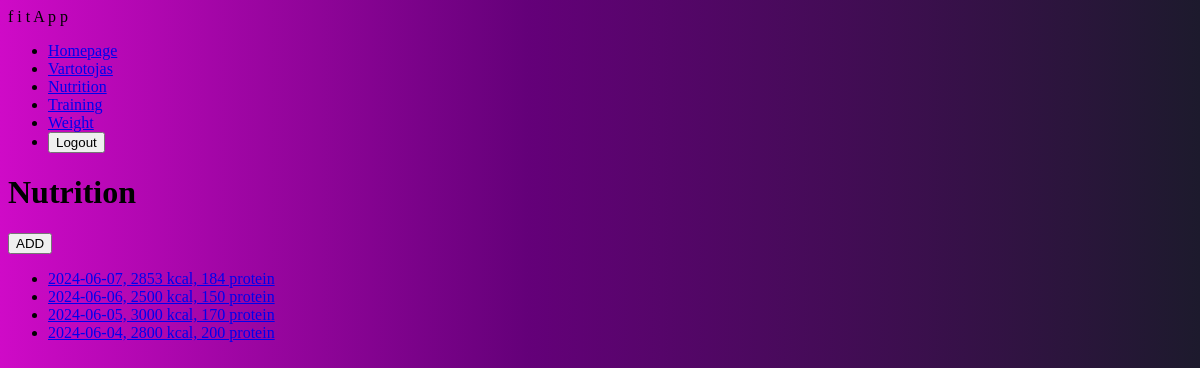
Page /fitness/nutrition/ (signed in) on the earlier database version.
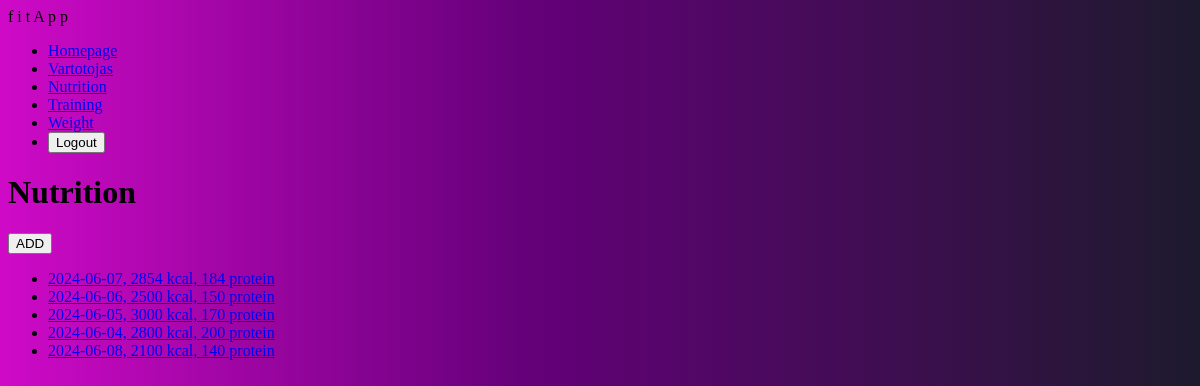
Same page on the later database version.
### fitness/models.py (models this page shows, shortened)
class DayOfEating(models.Model):
    date = models.DateField('Date', default=date.today)
    kcal = models.IntegerField('Calories', blank=True, null=True)
    protein = models.IntegerField('Protein', blank=True, null=True)
    athlete = models.ForeignKey(User, on_delete=models.SET_NULL, null=True, blank=True)
    class Meta:
        verbose_name = 'Day of eating'
        verbose_name_plural = 'Days of eating'
    def __repr__(self):
        return f"{self.date}, {self.kcal} kcal, {self.protein} protein"

### fitness/views.py (the view)
# urls.py: path('nutrition/', views.DaysOfEatingListView.as_view(), name='nutrition'),
class DaysOfEatingListView(LoginRequiredMixin, ListView):
    model = DayOfEating
    template_name = 'days_of_eating.html'
    def get_queryset(self):
        return DayOfEating.objects.filter(athlete=self.request.user)

### templates/days_of_eating.html
{% extends "base.html" %}
{% block content %}
    <h1>Nutrition</h1>
     <a href="{% url 'nutrition-add' %}"><button>ADD</button></a>
    {% if dayofeating_list %}
    <ul>
        {% for day in dayofeating_list %}
            <li id="days">
            <a  href="{% url 'nutrition-details' day.pk %}">{{ day|stringformat:'r' }} </a>
            </li>
        {% endfor %}
    </ul>
    {% else %}
      <p>You have not recorded your nutrition yet.</p>
    {% endif %}
{% endblock %}

Differences in the rows shown:
changed DayOfEating: date+kcal+protein "2024-06-07, 2853 kcal, 184 protein" → "2024-06-07, 2854 kcal, 184 protein"
added DayOfEating: date+kcal+protein "2024-06-08, 2100 kcal, 140 protein"
